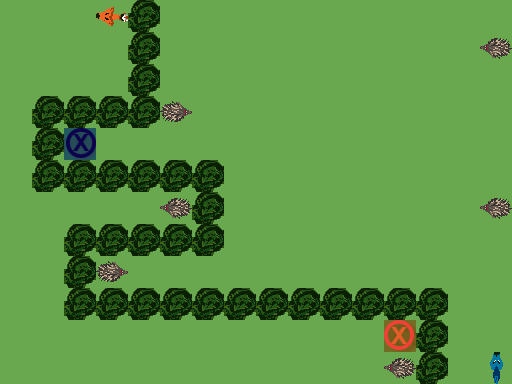

This game map was drawn from its Tiled (.tmx) file and the tilesets committed beside it. A one-line description and the full map source follow:
An orthogonal 16x12 tile map with 32x32 px tiles, 3 tile layers (Ground, Obstacles, Objects), 1 hidden layer not drawn.

<map version="1.0" orientation="orthogonal" renderorder="right-down" width="16" height="12" tilewidth="32" tileheight="32" nextobjectid="1">
 <tileset firstgid="1" name="TilesetPlaceholder" tilewidth="32" tileheight="32" tilecount="240" columns="10">
  <image source="../../Tileset.png" width="320" height="768" />
 </tileset>
 <layer name="Ground" width="16" height="12">
  <data encoding="csv">
1,1,1,1,1,1,1,1,1,1,1,1,1,1,1,1,
1,1,1,1,1,1,1,1,1,1,1,1,1,1,1,1,
1,1,1,1,1,1,1,1,1,1,1,1,1,1,1,1,
1,1,1,1,1,1,1,1,1,1,1,1,1,1,1,1,
1,1,1,1,1,1,1,1,1,1,1,1,1,1,1,1,
1,1,1,1,1,1,1,1,1,1,1,1,1,1,1,1,
1,1,1,1,1,1,1,1,1,1,1,1,1,1,1,1,
1,1,1,1,1,1,1,1,1,1,1,1,1,1,1,1,
1,1,1,1,1,1,1,1,1,1,1,1,1,1,1,1,
1,1,1,1,1,1,1,1,1,1,1,1,1,1,1,1,
1,1,1,1,1,1,1,1,1,1,1,1,1,1,1,1,
1,1,1,1,1,1,1,1,1,1,1,1,1,1,1,1
</data>
 </layer>
 <layer name="Obstacles" width="16" height="12">
  <data encoding="csv">
0,0,0,0,42,0,0,0,0,0,0,0,0,0,0,0,
0,0,0,0,42,0,0,0,0,0,0,0,0,0,0,0,
0,0,0,0,42,0,0,0,0,0,0,0,0,0,0,0,
0,42,42,42,42,0,0,0,0,0,0,0,0,0,0,0,
0,42,0,0,0,0,0,0,0,0,0,0,0,0,0,0,
0,42,42,42,42,42,42,0,0,0,0,0,0,0,0,0,
0,0,0,0,0,0,42,0,0,0,0,0,0,0,0,0,
0,0,42,42,42,42,42,0,0,0,0,0,0,0,0,0,
0,0,42,0,0,0,0,0,0,0,0,0,0,0,0,0,
0,0,42,42,42,42,42,42,42,42,42,42,42,42,0,0,
0,0,0,0,0,0,0,0,0,0,0,0,0,42,0,0,
0,0,0,0,0,0,0,0,0,0,0,0,0,42,0,0
</data>
 </layer>
 <layer name="Objects" width="16" height="12">
  <data encoding="csv">
0,0,0,1610612927,0,0,0,0,0,0,0,0,0,0,0,0,
0,0,0,0,0,0,0,0,0,0,0,0,0,0,0,1610612877,
0,0,0,0,0,0,0,0,0,0,0,0,0,0,0,0,
0,0,0,0,0,2684354701,0,0,0,0,0,0,0,0,0,0,
0,0,182,0,0,0,0,0,0,0,0,0,0,0,0,0,
0,0,0,0,0,0,0,0,0,0,0,0,0,0,0,0,
0,0,0,0,0,1610612877,0,0,0,0,0,0,0,0,0,1610612877,
0,0,0,0,0,0,0,0,0,0,0,0,0,0,0,0,
0,0,0,2684354701,0,0,0,0,0,0,0,0,0,0,0,0,
0,0,0,0,0,0,0,0,0,0,0,0,0,0,0,0,
0,0,0,0,0,0,0,0,0,0,0,0,181,0,0,0,
0,0,0,0,0,0,0,0,0,0,0,0,1610612877,0,0,192
</data>
 </layer>
 <layer name="Solution" width="16" height="12" visible="0">
  <data encoding="csv">
222,222,222,0,0,0,0,0,0,0,0,0,0,0,0,0,
222,0,0,0,0,232,232,232,232,232,232,232,232,232,232,232,
222,0,0,0,0,232,0,0,0,0,0,0,0,0,0,232,
222,0,0,0,0,232,0,0,0,0,0,0,0,0,0,232,
222,0,232,232,232,232,0,0,0,0,0,0,0,0,0,232,
222,0,0,0,0,0,0,0,0,0,0,0,0,0,0,232,
222,0,0,0,0,0,0,0,0,0,0,0,0,0,0,232,
222,0,0,0,0,0,0,0,0,0,0,0,0,0,0,232,
222,0,0,0,0,0,0,0,0,0,0,0,0,0,0,232,
222,0,0,0,0,0,0,0,0,0,0,0,0,0,0,232,
222,222,222,222,222,222,222,222,222,222,222,222,222,0,0,232,
0,0,0,0,0,0,0,0,0,0,0,0,0,0,0,0
</data>
 </layer>
</map>
